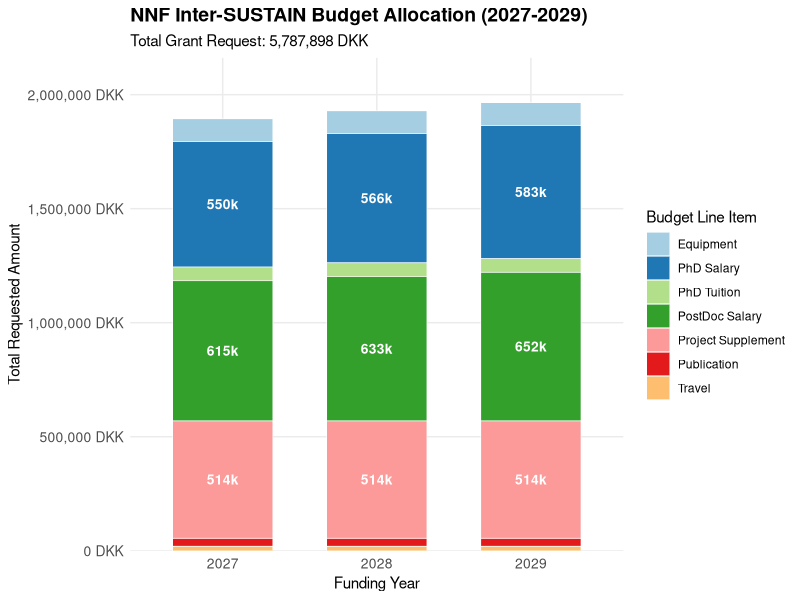

Source code (R):
## ---- chunk 1
library(tidyverse)
library(scales)
library(knitr) # Required for nice tables in MD

# --- 1. SETTINGS ---
project_years <- c(2027, 2028, 2029)
inflation_rate <- 0.03
project_supplement_rate <- 257000 

# --- 2. CALCULATION EXPENSES ---
budget_data <- tibble(year = project_years) %>%
  mutate(
    inf_factor = (1 + inflation_rate)^(row_number() - 1),
    Postdoc_FTE = 1.0,
    PhD_FTE = 1.0,
    PostDoc_Salary = Postdoc_FTE * 615000 * inf_factor,
    PhD_Salary     = PhD_FTE * 550000 * inf_factor,
    PhD_Tuition    = 60000,
    Equipment      = 100000,
    Travel         = 20000,
    Publication    = 35000,
    Project_Supplement = 2*project_supplement_rate, # Fixed for Postdoc + PhD
    Yearly_Total = PostDoc_Salary + PhD_Salary + PhD_Tuition + Equipment + Travel + 
                   Publication + Project_Supplement
  )

# Create final table for display
final_table <- budget_data %>%
  select(-inf_factor) %>%
  pivot_longer(-year, names_to = "Item", values_to = "Value") %>%
  pivot_wider(names_from = year, values_from = Value, names_prefix = "Year_") %>%
  mutate(Total = Year_2027 + Year_2028 + Year_2029)
## ---- chunk 2
kable(final_table, digits = 0, format.args = list(big.mark = ","))
## ---- chunk 3

library(tidyverse)
library(scales)

# 1. Prepare data for the plot
# We pivot the budget items into a "Long" format that ggplot requires
plot_data <- budget_data %>%
  select(-Yearly_Total, -inf_factor) %>%
  rename(
    `PostDoc Salary` = PostDoc_Salary,
    `PhD Salary` = PhD_Salary,
    `PhD Tuition` = PhD_Tuition,
    `Project Supplement` = Project_Supplement
  ) %>%
  pivot_longer(
    cols = -year, 
    names_to = "Category", 
    values_to = "Amount"
  ) %>% 
  dplyr::filter(!Category=="PhD_FTE",
                !Category=="Postdoc_FTE")

# 2. Generate the Figure
budget_plot <- ggplot(plot_data, aes(x = factor(year), y = Amount, fill = Category)) +
  # Create a stacked bar
  geom_col(width = 0.65, color = "white", linewidth = 0.2) +
  # Add labels to larger bars for clarity (amounts > 300k)
  geom_text(
    aes(label = if_else(Amount > 300000, paste0(round(Amount/1000), "k"), "")), 
    position = position_stack(vjust = 0.5), 
    size = 3.5, 
    color = "white", 
    fontface = "bold"
  ) +
  # Formatting
  scale_y_continuous(labels = label_comma(suffix = " DKK"), expand = expansion(mult = c(0, 0.1))) +
  scale_fill_brewer(palette = "Paired") +
  labs(
    title = "NNF Inter-SUSTAIN Budget Allocation (2027-2029)",
    subtitle = paste0("Total Grant Request: ", comma(sum(budget_data$Yearly_Total)), " DKK"),
    x = "Funding Year",
    y = "Total Requested Amount",
    fill = "Budget Line Item"
  ) +
  theme_minimal() +
  theme(
    legend.position = "right",
    panel.grid.minor = element_blank(),
    plot.title = element_text(face = "bold", size = 14),
    axis.text = element_text(size = 10)
  )

# 3. Print the plot
print(budget_plot)
